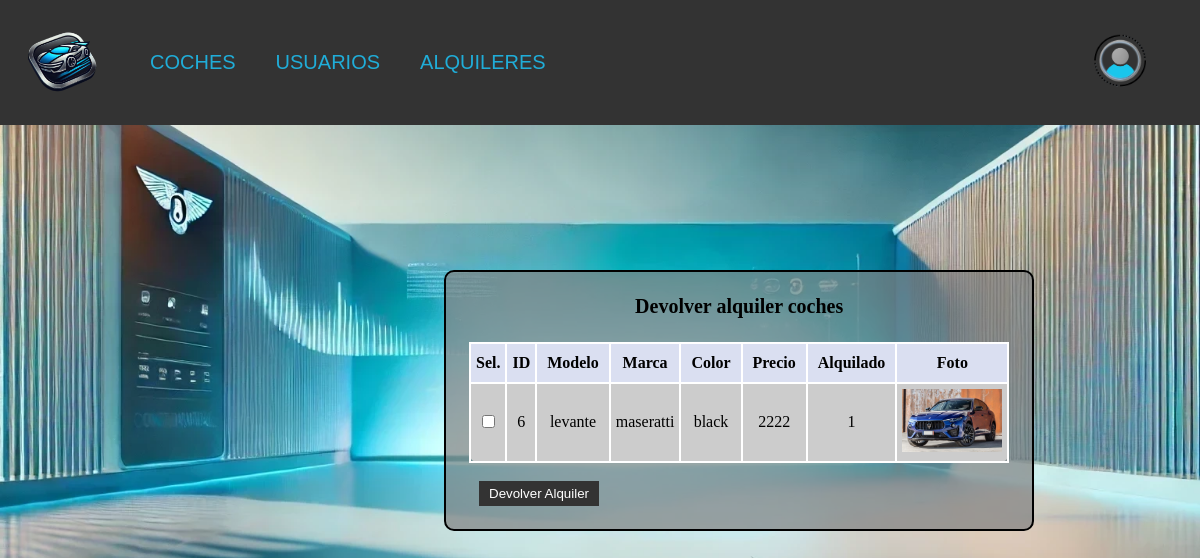
The page /subMenus/alquileres/DevolverAlquiler.php on the database its author committed.
### tables this page shows
CREATE TABLE `coches` (
  `id_coche` int(10) UNSIGNED NOT NULL,
  `modelo` varchar(50) DEFAULT NULL,
  `marca` varchar(50) DEFAULT NULL,
  `color` varchar(50) DEFAULT NULL,
  `precio` float DEFAULT NULL,
  `alquilado` tinyint(1) DEFAULT NULL,
  `foto` varchar(300) DEFAULT NULL,
  `id_usuario_vendedor` int(10) UNSIGNED DEFAULT NULL
);

### subMenus/alquileres/DevolverAlquiler.php (the view, shortened to what this page needs)
<?php
$usuario = isset($_SESSION['usuario']) ? $_SESSION['usuario'] : null;
?>
<!DOCTYPE html>
<html lang="es">
<head>
</head>
<body>
    <nav>
        <img src="../../img-Internas/logo.png" alt="Logo" height="100px">
        <ul>
            <li>
                <a href="#">COCHES</a>
            </li>
            <li>
                <a href="#">USUARIOS</a>
            </li>
            <li>
                <a href="#">ALQUILERES</a>
            </li>
        </ul>
        <?php if ($usuario): ?>
            <div class="contenedor-imagen" style="margin-left: auto;">
                <a href="#">
                    <img src="../../img-Internas/InicioS.png" alt="Inicio Sesión" height="60px">
                </a>
                <div class="submenu-izquierda" style="display:block; left: -130px;">
                    <span>Bienvenido, <?php echo htmlspecialchars($usuario['nombre']); ?>!</span>
                    <form method="POST" style="margin:0;">
                        <button type="submit" name="logout">Cerrar Sesión</button>
                    </form>
                </div>
            </div>
        <?php else: ?>
            <div class="contenedor-imagen" style="margin-left: auto;">
                <a href="../../subMenus/LoginRegister/Login.php">
                    <img src="../../img-Internas/InicioS.png" alt="Inicio Sesión" height="60px">
                </a>
            </div>
        <?php endif; ?>
    </nav>
    <?php
    $conexion = mysqli_connect("localhost", "root", "rootroot");
    $posTop = "270px";
    $posLeft = "37%";
    print ("<table style='position:absolute; top:$posTop; left:$posLeft; background-color:rgba(128, 128, 128, 0.7); border:2px solid black; border-radius:10px; width:500px; padding:20px;'>\n");
    print ("<tr><td style='text-align:center; font-weight:bold; font-size:20px;'>Devolver alquiler coches</td></tr>\n");
    print ("<tr><td style='vertical-align:top;'>\n");
    if ($usuario) {
        $usuario_id = intval($usuario['id_usuario']);
        $instruccion = "SELECT coches.* FROM coches
                        INNER JOIN alquileres ON coches.id_coche = alquileres.id_coche
                        WHERE coches.alquilado <> '0'
                        AND alquileres.id_usuario = $usuario_id";
    } else {
        $instruccion = "SELECT coches.* FROM coches
                        INNER JOIN alquileres ON coches.id_coche = alquileres.id_coche
                        WHERE coches.alquilado <> '0'";
    }
    $consulta = mysqli_query($conexion, $instruccion);
    $nfilas = mysqli_num_rows($consulta);
    if ($nfilas > 0) {
        print("<form method='post' action=''>");
        print ("<table style='background-color:#ccc; border-radius:10px; border-collapse: collapse; text-align:center; width:100%; margin-top:20px;'>\n");
        print ("<tr style='background-color: #dadff1;'>\n");
        print ("<th style='border:2px solid white; padding:5px;'>Sel.</th>\n");
        print ("<th style='border:2px solid white; padding:5px;'>ID</th>\n");
        print ("<th style='border:2px solid white; padding:10px;'>Modelo</th>\n");
        print ("<th style='border:2px solid white; padding:10px;'>Marca</th>\n");
        print ("<th style='border:2px solid white; padding:10px;'>Color</th>\n");
        print ("<th style='border:2px solid white; padding:10px;'>Precio</th>\n");
        print ("<th style='border:2px solid white; padding:10px;'>Alquilado</th>\n");
        print ("<th style='border:2px solid white; padding:10px;'>Foto</th>\n");
        print ("</tr>\n");
        for ($i = 0; $i < $nfilas; $i++) {
            $resultado = mysqli_fetch_array($consulta);
            print ("<tr>\n");
            print ("<td style='border:2px solid white; padding:5px;'><input type='checkbox' name='delete_ids[]' value='".$resultado['id_coche']."'></td>\n");
            print ("<td style='border:2px solid white; padding:5px;height:30px;'>" . $resultado['id_coche'] . "</td>\n");
            print ("<td style='border:2px solid white; padding:5px;'>" . $resultado['modelo'] . "</td>\n");
            print ("<td style='border:2px solid white; padding:5px;'>" . $resultado['marca'] . "</td>\n");
            print ("<td style='border:2px solid white; padding:5px;'>" . $resultado['color'] . "</td>\n");
            print ("<td style='border:2px solid white; padding:5px;'>" . $resultado['precio'] . "</td>\n");
            print ("<td style='border:2px solid white; padding:5px;'>" . $resultado['alquilado'] . "</td>\n");
            print ("<td style='border:2px solid white; padding:5px;'><img src='../coches/" . $resultado['foto'] . "' alt='Foto de coche' width='100'></td>\n");
            print ("</tr>\n");
        }
        print ("</table>\n");
        print("<br>");
        print("<input type='submit' name='alquilar' value='Devolver Alquiler' style='margin-left:10px; background-color:#333; color:white; border:none; padding:5px 10px; cursor:pointer;' />");
        print("</form>");
    } else {
        print ("No hay coches disponibles con esos criterios.");
    }
    print ("</td></tr>\n");
    print ("</table>\n");
    ?>
</body>
</html>

### subMenus/alquileres/DevolverAlquiler.php (style rules this page uses)
html, body { height: 100%; margin: 0; background: url('../../img-Internas/fondoPaginaVacio.png') no-repeat center/cover; }
nav { display: flex; align-items: center; background-color: #333; padding: 10px; position: relative; }
nav img { margin-right: 20px; }
nav ul { list-style: none; display: flex; margin: 0; padding: 0; }
nav li { position: relative; }
nav a { display: block; padding: 20px; text-decoration: none; font-size: 20px; color: #20add8; font-family: "Verdana", sans-serif; }
.contenedor-imagen { position: relative; display: inline-block; }

### rows shown on the page
coches: id_coche "6", modelo "levante", marca "maseratti", color "black", precio "2222", alquilado "1", foto (picture)
